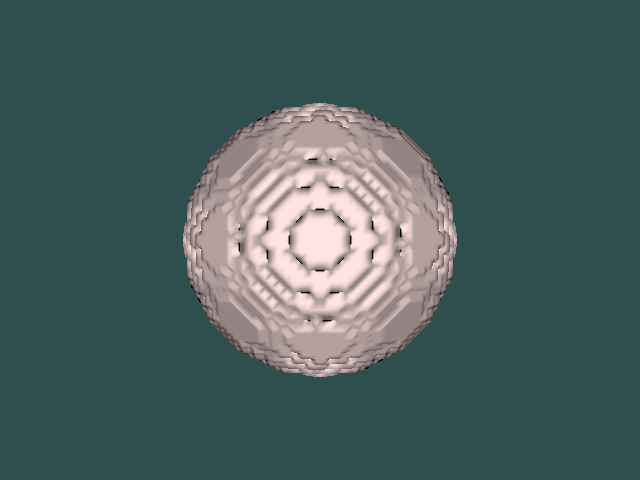

Write the Python code that produced this figure.
#!/usr/bin/env python

# Extract an isosurface from a voxelized sphere using vtkFlyingEdges3D
# (or vtkMarchingCubes as a fallback).

# Factory overrides: importing these modules registers the OpenGL rendering
# and interaction style implementations for vtkRenderingCore factory classes.
import vtkmodules.vtkInteractionStyle  # noqa: F401
import vtkmodules.vtkRenderingOpenGL2  # noqa: F401
# VTK pipeline classes used in this example
from vtkmodules.vtkCommonDataModel import vtkImageData
from vtkmodules.vtkFiltersCore import vtkFlyingEdges3D
from vtkmodules.vtkFiltersSources import vtkSphereSource
from vtkmodules.vtkImagingHybrid import vtkVoxelModeller
from vtkmodules.vtkRenderingCore import (
    vtkActor,
    vtkPolyDataMapper,
    vtkRenderWindow,
    vtkRenderWindowInteractor,
    vtkRenderer,
)

# Colors (normalized RGB)
dark_slate_gray_background_rgb = (0.184, 0.310, 0.310)
misty_rose_rgb = (1.000, 0.894, 0.882)

# Source: generate a sphere and voxelize it
sphere_source = vtkSphereSource()
sphere_source.SetPhiResolution(20)
sphere_source.SetThetaResolution(20)
sphere_source.Update()

bounds = list(sphere_source.GetOutput().GetBounds())
for i in range(0, 6, 2):
    dist = bounds[i + 1] - bounds[i]
    bounds[i] = bounds[i] - 0.1 * dist
    bounds[i + 1] = bounds[i + 1] + 0.1 * dist

voxel_modeller = vtkVoxelModeller()
voxel_modeller.SetSampleDimensions(50, 50, 50)
voxel_modeller.SetModelBounds(bounds)
voxel_modeller.SetScalarTypeToFloat()
voxel_modeller.SetMaximumDistance(0.1)
voxel_modeller.SetInputConnection(sphere_source.GetOutputPort())
voxel_modeller.Update()

volume = vtkImageData()
volume.DeepCopy(voxel_modeller.GetOutput())

# Filter: extract isosurface at value 0.5
surface = vtkFlyingEdges3D()
surface.SetInputData(volume)
surface.ComputeNormalsOn()
surface.SetValue(0, 0.5)

# Mapper: map the isosurface
mapper = vtkPolyDataMapper()
mapper.SetInputConnection(surface.GetOutputPort())
mapper.ScalarVisibilityOff()

# Actor: the isosurface
actor = vtkActor()
actor.SetMapper(mapper)
actor.GetProperty().SetColor(misty_rose_rgb)

# Renderer: assemble the scene
renderer = vtkRenderer()
renderer.AddActor(actor)
renderer.SetBackground(dark_slate_gray_background_rgb)

# Window: display the rendered scene
render_window = vtkRenderWindow()
render_window.AddRenderer(renderer)
render_window.SetWindowName("marching cubes")
render_window.SetMultiSamples(0)
render_window.SetSize(640, 480)

# Interactor: handle mouse and keyboard events
render_window_interactor = vtkRenderWindowInteractor()
render_window_interactor.SetRenderWindow(render_window)

# Launch the interactive visualization
render_window_interactor.Initialize()
render_window_interactor.Start()
